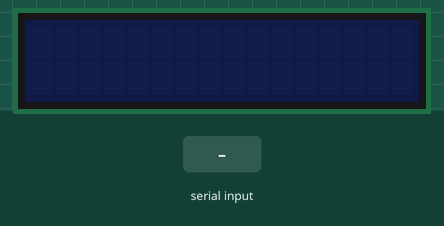
This sketch was run on a simulated Arduino Uno, built with avr-gcc and run on an emulated ATmega328P. On the bench: 16×2 character LCD. The test bench sets the inputs (shaded band).

Above: at 5.6 s.
5.7 s: "MemoryUsage\n" received over Serial
At 6.9 s:
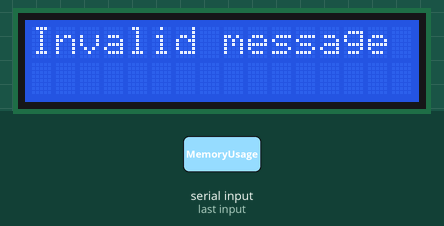
7.2 s: "1\n" received over Serial
At 8.4 s:
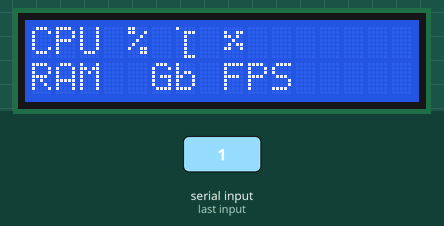
8.7 s: "undefined\n" received over Serial
At 9.1 s:
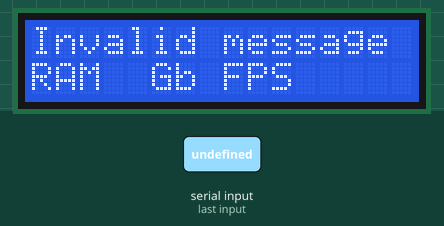
10.2 s: "0\n" received over Serial
At 15.6 s:
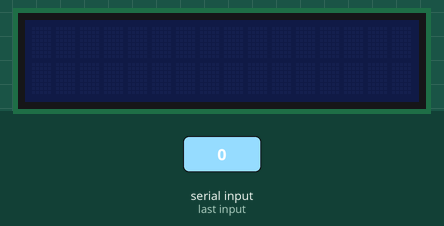
Timing chart, 0 to 16.7 s (numbered marks = the images above; inputs shaded):
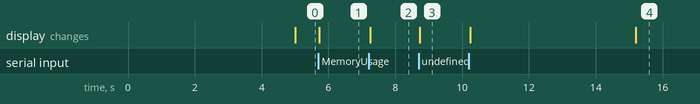

The sketch:

HardwareMonitor.ino
```cpp
#include <Arduino_JSON.h>
#include <LiquidCrystal_I2C.h>

//Display connection
//SDA -> A4
//SLC -> A5

byte scannerCode = 0x27;
LiquidCrystal_I2C lcd(scannerCode, 20, 4);
unsigned long lastUpdate;
bool isDisplayOn;

void setup() {
  Serial.begin(9600);
  while (!Serial);

  lcd.init();
  lcd.backlight();
  isDisplayOn = true;

  byte celsius[8] = { B10000, B00111, B00100, B00100, B00100, B00100, B00100, B00111 };
  byte fan[8] = { B00000, B10011, B11010, B00100, B01011, B11001, B00000, B00000 };
  lcd.createChar(0, celsius);
  lcd.createChar(1, fan);
}

void loop() {
  if (!isSerialAvailable()) {
    if (millis() - lastUpdate > 5000)
      displayTurnOff();
    return;
  }

  lastUpdate = millis();
  JSONVar sensorObject = readFromSerial();
  writeToLCD(sensorObject);
}

String getValue(JSONVar object, char sensorName[]){
  if (object.hasOwnProperty(sensorName)) {
    if (sensorName == "MemoryUsage"){
      return String((double)object[sensorName]);
    }else{
      return String((int)object[sensorName]);
    }
  }
  return "";
}

bool isSerialAvailable(){
  return Serial.available() > 0;
}

JSONVar readFromSerial(){
  String serialMessage = Serial.readStringUntil('\n');
  JSONVar sensorObject = JSON.parse(serialMessage);
  return sensorObject;
}

void writeToLCD(JSONVar sensorObject){
  displayTurnOn();

  if (JSON.typeof(sensorObject) == "undefined") {
    lcd.setCursor(0, 0);
    lcd.print("Invalid message");
    return;
  }

  String cpuLoad = getValue(sensorObject, "CPULoad");
  String cpuTemp = getValue(sensorObject, "CPUTemp");
  String cpuFanSpeed = getValue(sensorObject, "CPUFanSpeed");
  String gpuLoad = getValue(sensorObject, "GPULoad");
  String gpuTemp = getValue(sensorObject, "GPUTemp");
  String gpuHotSpotTemp = getValue(sensorObject, "GPUHotSpotTemp");
  String gpuFanSpeed = getValue(sensorObject, "GPUFanSpeed");
  String memoryUsage = getValue(sensorObject, "MemoryUsage");
  String fps = getValue(sensorObject, "FPS");

  lcd.clear();
  lcd.setCursor(0, 0);
  lcd.print("CPU " + cpuLoad + "% " + cpuTemp);
  lcd.write(0);
  lcd.print(" ");
  lcd.write(1);
  lcd.print(cpuFanSpeed);
  lcd.setCursor(0, 1);
  lcd.print("GPU " + gpuLoad + "% ");
  lcd.write(1);
  lcd.print(gpuFanSpeed);
  lcd.setCursor(0, 2);
  lcd.print("GPU " + gpuTemp);
  lcd.write(0);
  lcd.print(" " + gpuHotSpotTemp);
  lcd.write(0);
  lcd.setCursor(0, 3);
  lcd.print("RAM " + memoryUsage + " Gb ");
  if (fps != "-1"){
    lcd.print("FPS " + fps);
  }
}

void displayTurnOff(){
  if (!isDisplayOn)
    return;

  lcd.noDisplay();
  lcd.noBacklight();
  isDisplayOn = false;
}

void displayTurnOn(){
  if (isDisplayOn)
    return;

  lcd.display();
  lcd.backlight();
  isDisplayOn = true;
}
```

Measured:
- after the input at 5.7 s, the display: changes at once (image 1)
- after the input at 7.2 s, the display: changes at once (image 2)
- after the input at 8.7 s, the display: changes at once (image 3)
- after the input at 10.2 s, the display: first changes at once (image 4 shows a later state)
